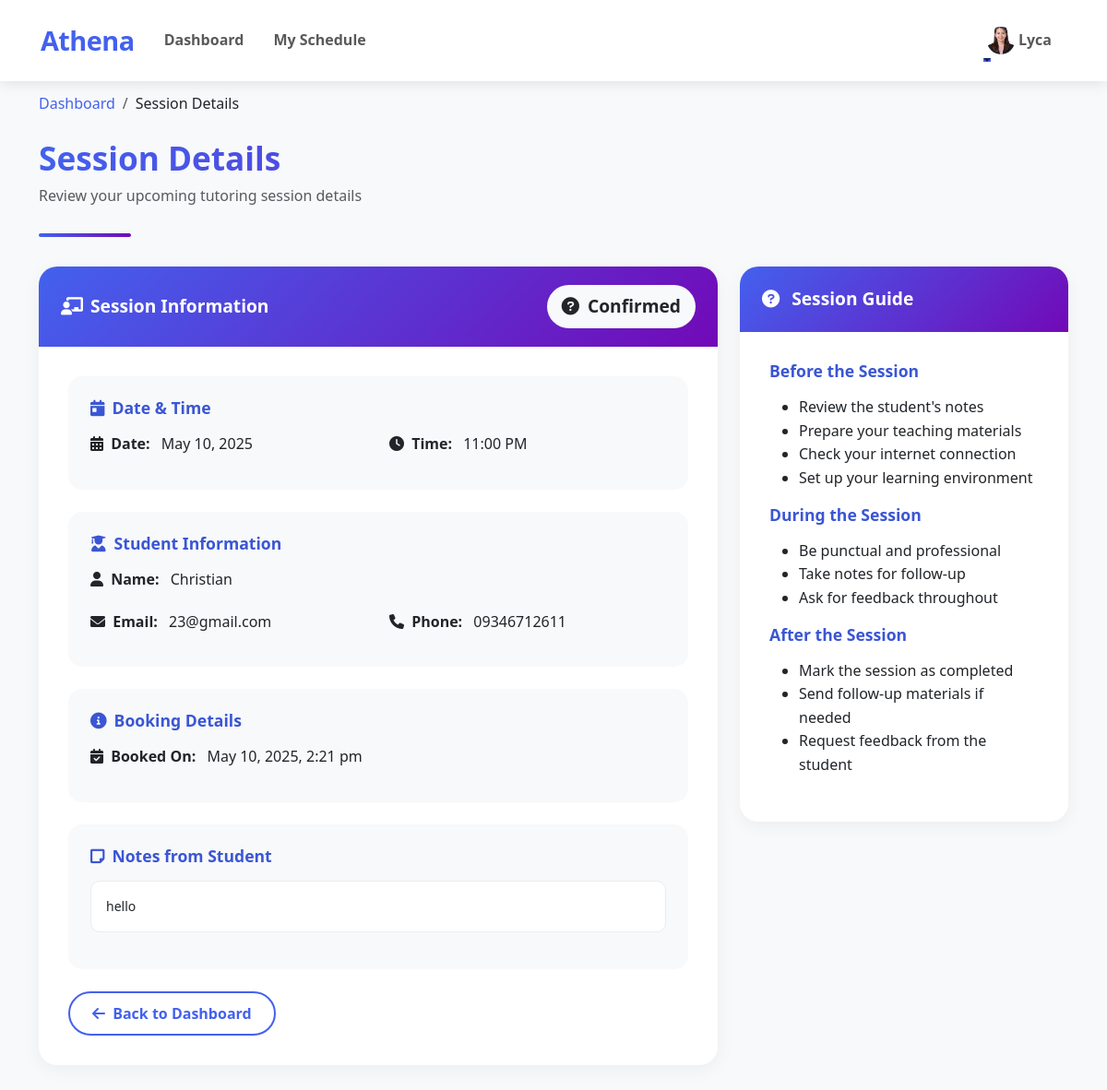
The page /session-details.php?id=37 (signed in) on the database its author committed.
### tables this page shows
CREATE TABLE `tutors` (
  `id` int(11) NOT NULL,
  `name` varchar(100) NOT NULL,
  `email` varchar(100) NOT NULL,
  `phone` varchar(20) DEFAULT NULL,
  `password` varchar(255) NOT NULL,
  `status` enum('active','inactive') DEFAULT 'active',
  `profile_image` varchar(255) DEFAULT NULL,
  `created_at` timestamp NOT NULL DEFAULT current_timestamp(),
  `specialty` varchar(255) DEFAULT NULL,
  `description` text DEFAULT NULL,
  `rating` decimal(3,2) DEFAULT 0.00,
  `hourly_rate` decimal(10,2) DEFAULT 0.00,
  `experience` int(11) DEFAULT 0 COMMENT 'Years of teaching experience',
  `bio` text DEFAULT NULL COMMENT 'Tutor biography/profile description',
  `phone_number` varchar(20) DEFAULT NULL COMMENT 'Tutors contact phone number'
);

CREATE TABLE `bookings` (
  `id` int(11) NOT NULL,
  `student_id` int(11) NOT NULL,
  `tutor_id` int(11) NOT NULL,
  `session_date` date NOT NULL,
  `session_time` time NOT NULL,
  `status` enum('pending','accepted','declined','completed','confirmed') DEFAULT 'pending',
  `payment_method` varchar(50) DEFAULT NULL,
  `proof_file_path` varchar(255) DEFAULT NULL,
  `created_at` timestamp NOT NULL DEFAULT current_timestamp(),
  `notes` text DEFAULT NULL,
  `updated_at` timestamp NOT NULL DEFAULT current_timestamp() ON UPDATE current_timestamp(),
  `rating` int(11) DEFAULT NULL,
  `feedback` text DEFAULT NULL
);

CREATE TABLE `students` (
  `id` int(11) NOT NULL,
  `name` varchar(100) NOT NULL,
  `email` varchar(100) NOT NULL,
  `phone` varchar(20) DEFAULT NULL,
  `password` varchar(255) NOT NULL,
  `status` enum('active','inactive') DEFAULT 'active',
  `created_at` timestamp NOT NULL DEFAULT current_timestamp(),
  `phone_number` varchar(20) DEFAULT NULL,
  `profile_image` varchar(255) DEFAULT NULL
);

### session-details.php (the view, shortened to what this page needs)
<?php
require 'db.php';
$tutor_id = $_SESSION['user_id'];
$booking_id = $_GET['id'] ?? null;
$stmt_tutor = $conn->prepare("SELECT * FROM tutors WHERE id = ?");
$stmt_tutor->execute([$tutor_id]);
$tutor = $stmt_tutor->fetch();
$stmt = $conn->prepare("
    SELECT b.*, s.name as student_name, s.email as student_email, s.phone_number as student_phone
    FROM bookings b
    JOIN students s ON b.student_id = s.id
    WHERE b.id = ? AND b.tutor_id = ?
");
$stmt->execute([$booking_id, $tutor_id]);
$session = $stmt->fetch();
$session_date_formatted = date('F j, Y', strtotime($session['session_date']));
$session_time_formatted = date('g:i A', strtotime($session['session_time']));
?>
<!DOCTYPE html>
<html lang="en">
<head>
    <link href="https://cdn.jsdelivr.net/npm/bootstrap@5.3.0/dist/css/bootstrap.min.css" rel="stylesheet">
    <link href="https://cdnjs.cloudflare.com/ajax/libs/font-awesome/6.0.0/css/all.min.css" rel="stylesheet">
</head>
<body>    <nav class="navbar navbar-expand-lg navbar-light bg-white">
        <div class="container">
            <a class="navbar-brand" href="#">Athena</a>
            <div class="collapse navbar-collapse" id="navbarNav">
                <ul class="navbar-nav me-auto">
                    <li class="nav-item">
                        <a class="nav-link" href="tutor-dashboard.php">Dashboard</a>
                    </li>
                    <li class="nav-item">
                        <a class="nav-link" href="tutor-schedule.php">My Schedule</a>
                    </li>
                </ul>
                <ul class="navbar-nav">
                    <li class="nav-item dropdown">
                        <a class="nav-link dropdown-toggle d-flex align-items-center" href="#" id="navbarDropdown" role="button" data-bs-toggle="dropdown">
                            <?php if (isset($tutor['profile_image']) && !empty($tutor['profile_image'])): ?>
                                <img src="<?php echo htmlspecialchars($tutor['profile_image']); ?>" alt="Profile" class="nav-profile-img me-1">
                            <?php else: ?>
                                <i class="fas fa-user-circle me-1"></i>
                            <?php endif; ?>
                            <?php echo htmlspecialchars($tutor['name'] ?? 'Tutor'); ?>
                        </a>
                    </li>
                </ul>
            </div>
        </div>
    </nav>    <div class="container py-4">
        <nav aria-label="breadcrumb">
            <ol class="breadcrumb">
                <li class="breadcrumb-item"><a href="tutor-dashboard.php">Dashboard</a></li>
                <li class="breadcrumb-item active" aria-current="page">Session Details</li>
            </ol>
        </nav>
        <div class="page-header">
            <h2>Session Details</h2>
            <p class="text-muted">Review your upcoming tutoring session details</p>
        </div>
        <div class="row">
            <div class="col-lg-8">
                <div class="card details-card mb-4">
                    <div class="card-header d-flex justify-content-between align-items-center">
                        <span><i class="fas fa-chalkboard-teacher me-2"></i>Session Information</span>
                        <span class="status-badge bg-<?php echo getStatusBadgeClass($session['status']); ?>">
                            <i class="fas fa-<?php echo getStatusIcon($session['status']); ?> me-1"></i>
                            <?php echo ucfirst(htmlspecialchars($session['status'])); ?>
                        </span>
                    </div>
                    <div class="card-body">
                        <div class="info-group">
                            <h5 class="section-title"><i class="fas fa-calendar-day me-2"></i>Date & Time</h5>
                            <div class="row">
                                <div class="col-md-6">
                                    <div class="info-item">
                                        <strong><i class="fas fa-calendar-alt me-1"></i> Date:</strong>
                                        <span class="ms-2"><?php echo $session_date_formatted; ?></span>
                                    </div>
                                </div>
                                <div class="col-md-6">
                                    <div class="info-item">
                                        <strong><i class="fas fa-clock me-1"></i> Time:</strong>
                                        <span class="ms-2"><?php echo $session_time_formatted; ?></span>
                                    </div>
                                </div>
                            </div>
                        </div>
                        <div class="info-group">
                            <h5 class="section-title"><i class="fas fa-user-graduate me-2"></i>Student Information</h5>
                            <div class="row">
                                <div class="col-md-12 mb-2">
                                    <div class="info-item">
                                        <strong><i class="fas fa-user me-1"></i> Name:</strong>
                                        <span class="ms-2"><?php echo htmlspecialchars($session['student_name']); ?></span>
                                    </div>
                                </div>
                                <div class="col-md-6">
                                    <div class="info-item">
                                        <strong><i class="fas fa-envelope me-1"></i> Email:</strong>
                                        <span class="ms-2"><?php echo htmlspecialchars($session['student_email'] ?? 'Not provided'); ?></span>
                                    </div>
                                </div>
                                <div class="col-md-6">
                                    <div class="info-item">
                                        <strong><i class="fas fa-phone me-1"></i> Phone:</strong>
                                        <span class="ms-2"><?php echo htmlspecialchars($session['student_phone'] ?? 'Not provided'); ?></span>
                                    </div>
                                </div>
                            </div>
                        </div>
                        <div class="info-group">
                            <h5 class="section-title"><i class="fas fa-info-circle me-2"></i>Booking Details</h5>
                            <div class="info-item">
                                <strong><i class="fas fa-calendar-check me-1"></i> Booked On:</strong>
                                <span class="ms-2"><?php echo date('F j, Y, g:i a', strtotime($session['created_at'])); ?></span>
                            </div>
                        </div>
                        <?php if (!empty($session['notes'])): ?>
                        <div class="notes-container">
                            <h5 class="section-title"><i class="fas fa-sticky-note me-2"></i>Notes from Student</h5>
                            <pre><?php echo htmlspecialchars($session['notes']); ?></pre>
                        </div>
                        <?php endif; ?>
                        <div class="d-flex justify-content-between mt-4">
                            <a href="tutor-dashboard.php" class="btn btn-outline-primary">
                                <i class="fas fa-arrow-left me-1"></i> Back to Dashboard
                            </a>
                        </div>
                    </div>
                </div>
            </div>
            <div class="col-lg-4">
                <div class="card details-card">
                    <div class="card-header">
                        <i class="fas fa-question-circle me-2"></i> Session Guide
                    </div>
                    <div class="card-body">
                        <h6 class="section-title">Before the Session</h6>
                        <ul class="mb-3">
                            <li>Review the student's notes</li>
                            <li>Prepare your teaching materials</li>
                            <li>Check your internet connection</li>
                            <li>Set up your learning environment</li>
                        </ul>
                        <h6 class="section-title">During the Session</h6>
                        <ul class="mb-3">
                            <li>Be punctual and professional</li>
                            <li>Take notes for follow-up</li>
                            <li>Ask for feedback throughout</li>
                        </ul>
                        <h6 class="section-title">After the Session</h6>
                        <ul>
                            <li>Mark the session as completed</li>
                            <li>Send follow-up materials if needed</li>
                            <li>Request feedback from the student</li>
                        </ul>
                    </div>
                </div>
            </div>
        </div>
    </div>
</body>
</html>
<?php
function getStatusIcon($status) {
    switch (strtolower($status)) {
        default: return 'question-circle';
    }
}
function getStatusBadgeClass($status) {
    switch (strtolower($status)) {
        default: return 'light text-dark';
    }
}
?>

### session-details.php (style rules this page uses)
:root { --primary: #4361ee; --primary-dark: #3a56d4; --secondary: #7209b7; --accent: #f72585; --light: #f8f9fa; --dark: #212529; --gray-light: #e9ecef; --success: #38b000; --warning: #ffaa00; --info: #3a86ff; }
body { font-family: 'Segoe UI', Tahoma, Geneva, Verdana, sans-serif; color: var(--dark); line-height: 1.6; background-color: var(--light); padding-top: 76px; }
.navbar { padding: 1rem 2rem; background: #fff; box-shadow: 0 2px 15px rgba(0,0,0,0.1); position: fixed; top: 0; width: 100%; z-index: 1000; }
.navbar-brand { font-weight: 800; font-size: 1.8rem; color: var(--primary); letter-spacing: -0.5px; }
.nav-link { font-weight: 600; margin: 0 0.5rem; position: relative; transition: all 0.3s ease; }
.nav-profile-img { width: 30px; height: 30px; border-radius: 50%; object-fit: cover; }
.nav-link::after { content: ''; position: absolute; width: 0; height: 2px; bottom: 0; left: 0; background-color: var(--primary); transition: width 0.3s ease; }
.page-header { margin-bottom: 2rem; position: relative; padding-bottom: 1rem; }
.page-header h2 { font-size: 2.2rem; font-weight: 800; margin-bottom: 0.5rem; background: linear-gradient(to right, var(--primary), var(--secondary)); -webkit-background-clip: text; -webkit-text-fill-color: transparent; }
.page-header::after { content: ''; position: absolute; bottom: 0; left: 0; width: 100px; height: 4px; background: linear-gradient(to right, var(--primary), var(--secondary)); border-radius: 2px; }
.details-card { border-radius: 20px; overflow: hidden; box-shadow: 0 5px 20px rgba(0,0,0,0.05); border: none; margin-bottom: 2rem; }
.details-card .card-header { background: linear-gradient(135deg, var(--primary), var(--secondary)); color: white; font-weight: 700; font-size: 1.2rem; padding: 1.25rem 1.5rem; border: none; }
.details-card .card-body { padding: 2rem; }
.section-title { font-weight: 700; font-size: 1.1rem; margin-bottom: 1rem; color: var(--primary-dark); }
.info-group { background-color: #f8f9fa; border-radius: 15px; padding: 1.5rem; margin-bottom: 1.5rem; }
.info-item { margin-bottom: 0.75rem; }
.status-badge { padding: 0.5rem 1rem; border-radius: 50px; font-weight: 600; display: inline-block; }
.notes-container { background-color: #f8f9fa; border-radius: 15px; padding: 1.5rem; margin-top: 1.5rem; }
pre { white-space: pre-wrap; word-wrap: break-word; background-color: white; padding: 1rem; border-radius: 10px; border: 1px solid #e9ecef; font-family: 'Segoe UI', Tahoma, Geneva, Verdana, sans-serif; margin-top: 0.75rem; }
.btn { border-radius: 50px; padding: 0.6rem 1.5rem; font-weight: 600; transition: all 0.3s ease; }
.btn-outline-primary { color: var(--primary); border: 2px solid var(--primary); }
.breadcrumb { background-color: transparent; padding: 0; margin-bottom: 1.5rem; }
.breadcrumb-item a { color: var(--primary); text-decoration: none; font-weight: 500; }
.breadcrumb-item.active { color: var(--dark); font-weight: 500; }

### rows shown on the page
tutors: profile_image (picture), name "Lyca"
bookings: status "Confirmed", session_date "May 10, 2025", session_time "11:00 PM", students.name "Christian", students.email "23@gmail.com", students.phone_number "09346712611", created_at "May 10, 2025, 2:21 pm", notes "hello"
